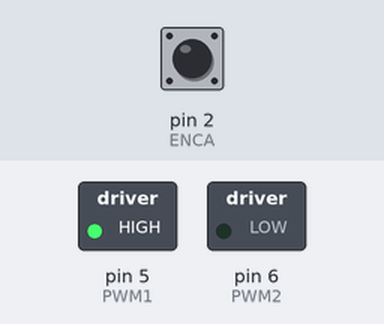
Recording of a sketch running on a simulated Arduino Uno, built with avr-gcc and run on an emulated ATmega328P. Parts: switched loads named in the sketch (green lamp = pin HIGH). The test bench sets the inputs (shaded band); at power-on: pin 2 (ENCA) HIGH. What the sketch prints to the serial monitor is not drawn.

Above: at 0.1 s.
Timing chart, 0 to 1.6 s (numbered marks = the images above):
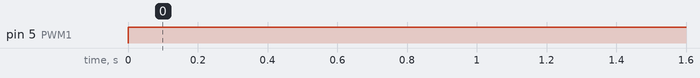

Measured:
- by itself, pin 5 (PWM1): LOW → HIGH at 0.00 s

The sketch:

PD-velocidad_monitor.ino
```cpp
#define ENCA 2 // Amarillo
#define ENCB 3 // Morado
#define PWM1 5
#define PWM2 6

int pos = 0;
volatile int pos_act = 0; // Variable compartida con la interrupción

int ref = 2000;           // En pulsos
float ekT_ant = 0;        // Error anterior

// *********** Parametros del PD *************
float Kp = 3.0;   // Reducir para que la posición no domine tanto
float Kd = 0.14;   // Agregar un poco de amortiguación
float Kv = 1.0;    // Aumentar para que la velocidad tenga más peso
const float Ts = 50;      // Periodo de muestreo (50 ms)
const float fc = 1000;    // Factor de conversion de ms a s
const float cv = fc/(4*Ts); // Factor de conversion para escalar vista de velocidad.

// *********** Parametros del filtro de la velocidad *************
#define WINDOW_SIZE 5  // Tamaño de la ventana para el filtro de media móvil
float vel_history[WINDOW_SIZE];  // Arreglo para almacenar las últimas velocidades
int vel_index = 0;               // Índice para acceder a las velocidades más recientes

// *********** Parámetros del perfil de velocidad trapezoidal *************
float vmax = 0.5;  // Velocidad máxima en pulsos/ms
float acc = 0.15;    // Aceleración en pulsos/ms^2
float t1, t2, t3;   // Tiempos de aceleración, velocidad constante y desaceleración
float pos_teorica = 0;
float vel_teorica = 0;
float tiempo_total = 0;
unsigned long t_inicio;

void calcularPerfilTrapezoidal() {
    t1 = vmax / acc;  // Tiempo para alcanzar vmax en ms
    t3 = t1;          // Tiempo de desaceleración simétrico en ms
    float d1 = 0.5 * acc * t1 * t1;  // Distancia recorrida en aceleración, medida en pulsos
    float d3 = d1;                   // Distancia en desaceleración
    float d2 = ref - (d1 + d3);       // Distancia en velocidad constante

    if (d2 < 0) {
        // Si no hay suficiente distancia para vmax, recalcular vmax
        vmax = sqrt(ref * acc);
        t1 = vmax / acc;
        t3 = t1;
        d1 = 0.5 * acc * t1 * t1;
        d3 = d1;
        d2 = 0;
    }

    t2 = d2 / vmax;  // Tiempo en velocidad constante
    tiempo_total = t1 + t2 + t3;
    t_inicio = millis();
}

void setup()
{
    Serial.begin(9600);

    // Configuración de pines de entrada (encoder)
    pinMode(ENCA, INPUT_PULLUP);
    pinMode(ENCB, INPUT_PULLUP);

    // Configuración de pines de salida (PWM)
    pinMode(PWM1, OUTPUT);
    pinMode(PWM2, OUTPUT);

    // Se leerán los pulsos por medio de una interrupción
    attachInterrupt(digitalPinToInterrupt(ENCA), leePulsos, RISING);
}

void loop()
{
    calcularPerfilTrapezoidal();  // Calcula los tiempos del perfil trapezoidal

    // Cálculo del error de posición
    int ekT = ref - pos;

    // Cálculo de la velocidad sin Filtrar
    float vel = pos_act - pos; // vel = pulsos/ms

    // Aplicar filtro de media móvil
    vel_history[vel_index] = vel;  // Guardamos la nueva velocidad
    vel_index = (vel_index + 1) % WINDOW_SIZE;  // Incrementamos el índice, asegurándonos de que no se salga del rango del arreglo

    // Calcular la media de los valores en el arreglo
    float vel_filtered = 0;
    for (int i = 0; i < WINDOW_SIZE; i++) {
        vel_filtered += vel_history[i];
    }
    vel_filtered /= WINDOW_SIZE;  // Promedio de las últimas velocidades

    // Generación del perfil trapezoidal
    float t_actual = (millis() - t_inicio);  // Tiempo en ms
    if (t_actual < t1) {
        vel_teorica = acc * t_actual;
    } else if (t_actual < (t1 + t2)) {
        vel_teorica = vmax;
    } else if (t_actual < tiempo_total) {
        vel_teorica = vmax - acc * (t_actual - (t1 + t2));
    } else {
        vel_teorica = 0;
    }

    // Integración de la velocidad teórica para obtener la posición teórica
    pos_teorica += vel_teorica * Ts;

    // Cálculo del error de velocidad
    float eV = vel_teorica - vel_filtered;

    // Derivada numérica (error por milisegundo)
    float dedt = (ekT - ekT_ant);

    // Señal de control (PD)
    float mkT = Kp * ekT + Kd * dedt + Kv * eV;

    // Saturación del PWM
    float valpwm = fabs(mkT);
    if (valpwm > 255) valpwm = 255;

    // Aplicación al motor con cambio de giro
    (mkT > 0) ? sentidoAntiHor((byte) valpwm) : sentidoHor((byte) valpwm);

    // Envío de datos para depuración
    Serial.print("\t Pref:");
    Serial.print(ref);
    Serial.print("\t Pos:");
    Serial.print(pos);
    Serial.print("\t Pos Teorica:");
    Serial.print(pos_teorica);
    Serial.print("\t Vel p/s:");
    Serial.print(vel*cv); // Operación para mejorar la escala
    Serial.print("\t Vel filtrada p/s:");
    Serial.print(vel_filtered*cv); // Operación para mejorar la escala
    Serial.print("\t Vel teorica:");
    Serial.println(vel_teorica*cv);

    // Guardar valores previos
    pos = pos_act;
    ekT_ant = ekT;

    // Delay ajustado al periodo de muestreo
    delay(Ts);  // **Convertir Ts de segundos a milisegundos**
}

// Contador de pulsos del encoder
void leePulsos()
{
    int b = digitalRead(ENCB);
    if (b > 0) pos_act++;  // Incrementamos el contador de pulsos
    else pos_act--;        // Decrementamos el contador de pulsos
}

// El motor gira en sentido horario
void sentidoHor(byte vel)
{
    analogWrite(PWM1, 0);
    analogWrite(PWM2, vel);
}

// El motor gira en sentido antihorario
void sentidoAntiHor(byte vel)
{
    analogWrite(PWM1, vel);
    analogWrite(PWM2, 0);
}
```
